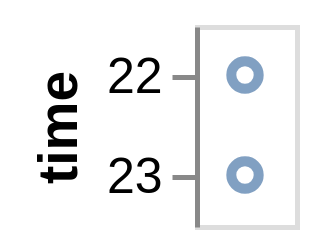

The Vega-Lite source for this figure:
### Vega specification from a JSON file in a GitHub repository (floating-point values rounded to 4 significant figures)
{"$schema": "https://vega.github.io/schema/vega/v5.json", "description": "Google's stock price over time.", "autosize": "pad", "padding": 5, "width": 20, "style": "cell", "data": [{"name": "source_0", "values": [{"date": "10 Oct 2011 22:48:00"}, {"date": "11 Oct 2022 23:00:00"}]}, {"name": "data_0", "source": "source_0", "transform": [{"type": "formula", "expr": "toDate(datum[\"date\"])", "as": "date"}, {"type": "formula", "as": "hours_date", "expr": "datetime(0, 0, 1, hours(datum[\"date\"]), 0, 0, 0)"}]}], "signals": [{"name": "y_step", "value": 20}, {"name": "height", "update": "bandspace(domain('y').length, 1, 0.5) * y_step"}, {"name": "width", "update": "width"}], "marks": [{"name": "marks", "type": "symbol", "style": ["point"], "from": {"data": "data_0"}, "encode": {"update": {"opacity": {"value": 0.7}, "fill": {"value": "transparent"}, "stroke": {"value": "#4c78a8"}, "x": {"signal": "width", "mult": 0.5}, "y": {"scale": "y", "field": "hours_date"}}}}], "scales": [{"name": "y", "type": "point", "domain": {"data": "data_0", "field": "hours_date", "sort": true}, "range": {"step": {"signal": "y_step"}}, "padding": 0.5}], "axes": [{"scale": "y", "orient": "left", "grid": false, "title": "time", "labelOverlap": true, "encode": {"labels": {"update": {"text": {"signal": "timeFormat(datum.value, '%H')"}}}}, "zindex": 1}]}
